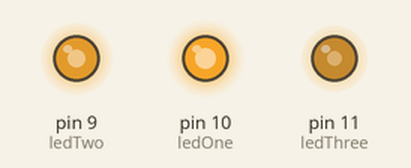
A sketch run on a simulated Arduino Uno, built with avr-gcc and run on an emulated ATmega328P. On the bench: output pins drawn as LEDs (lit = HIGH). Random numbers use the default seed unless the sketch sets one.

Above: at 0.37 s.
At 4.57 s:
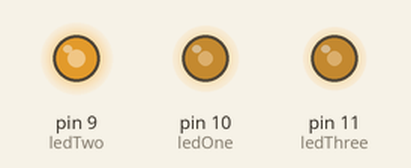
At 10.59 s:
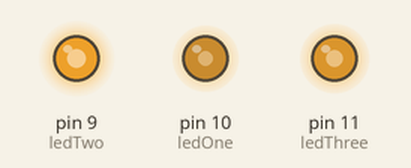
At 21.12 s:
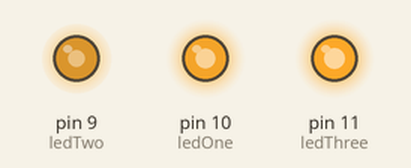
At 28.47 s:
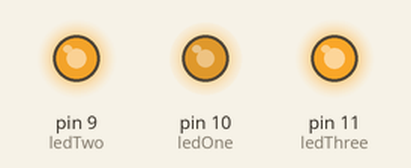
At 39.02 s:
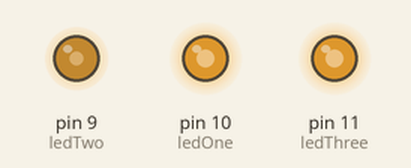
Timing chart, 0 to 40.0 s (numbered marks = the images above):
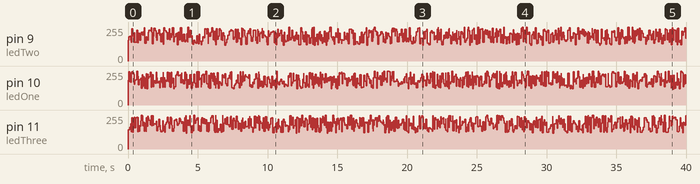

The sketch:

candle_arduino.ino
```cpp
/*
****** Arduino Candle ********
*/

int ledOne = 10, ledTwo = 9, ledThree = 11;

void setup()
{
  pinMode(ledOne, OUTPUT);
  pinMode(ledTwo, OUTPUT);
  pinMode(ledThree, OUTPUT);
}

void loop()
{
  flickering();
}

void flickering()
{
  analogWrite(ledOne, random(135)+120);
  analogWrite(ledTwo, random(135)+120);
  analogWrite(ledThree, random(135)+120);
  delay(random(100));
}
```
